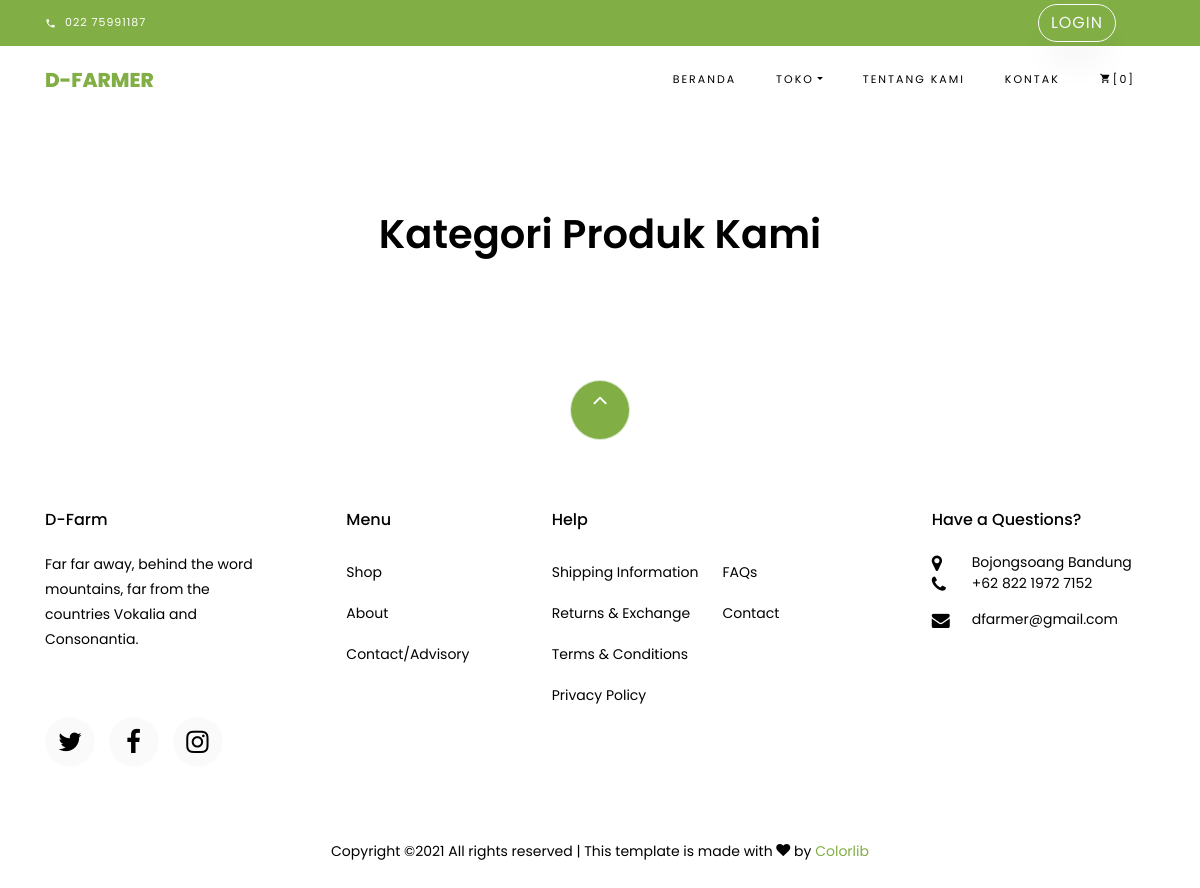
The page /index.php/shop/Category on the database as committed earlier.
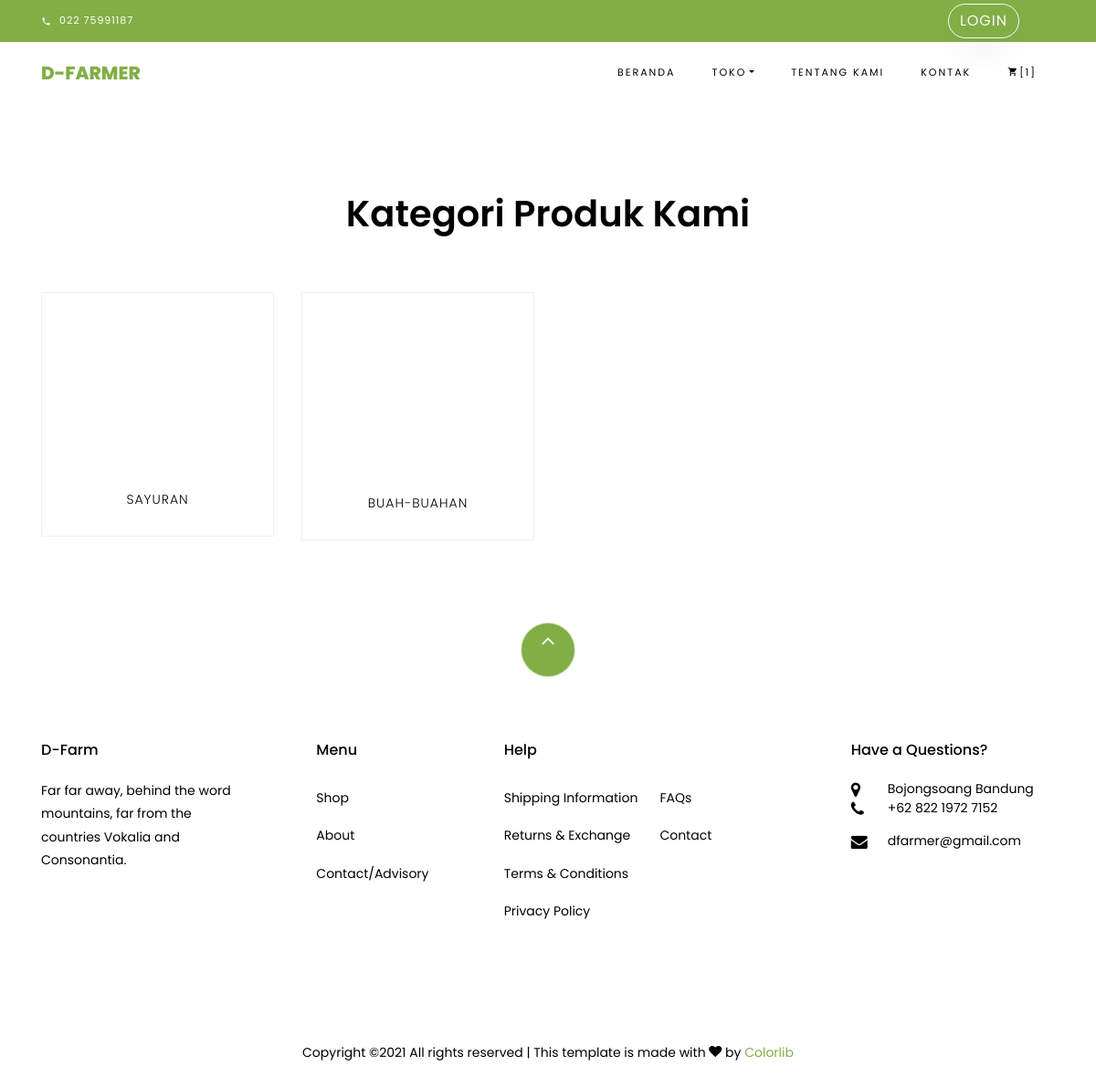
The same page on the database as committed later.
### tables this page shows
CREATE TABLE `kategori` (
  `id_kategori` int(11) NOT NULL,
  `kategori` varchar(255) NOT NULL,
  `gambar_kategori` varchar(255) NOT NULL
);

### application/controllers/Shop.php (called while the page is built, shortened)
<?php
class Shop extends CI_Controller {
	function __construct(){
		$this->load->model('M_All');
	}
	public function Category()
	{
		$data['category'] = $this->M_All->get('kategori')->result();
		$this->load->view('template/header');
		$this->load->view('shop/category', $data);
		$this->load->view('template/footer');
	}
}

### index.php (called while the page is built, shortened)
<?php
require_once BASEPATH.'core/CodeIgniter.php';

### application/models/M_All.php (called while the page is built, shortened)
<?php
class M_All extends CI_Model{
    public function get($table)
    {
        return $this->db->get($table);
    }
    function count($where)
    {
        return $this->db->count_all_results($where);
    }
}

### application/views/shop/category.php (the view, shortened to what the changed rows need)
<section class="ftco-section">
    <div class="container">
            <div class="row justify-content-center mb-3 pb-3">
      <div class="col-md-12 heading-section text-center ftco-animate">
        <h2 class="mb-4">Kategori Produk Kami</h2>
      </div>
    </div>
    </div>
    <div class="container">
        <div class="row">
            <?php foreach ($category as $b) {
                ?>
            <div class="col-md-6 col-lg-3 ftco-animate">
                <div class="product">
                    <a href="<?= base_url()?>index.php/shop/isiKategori/<?= $b->id_kategori?>" class="img-prod"><img class="img-fluid" src="<?= base_url('assets/images/').$b->gambar_kategori; ?>" alt="Colorlib Template">
                    </a>
                    <div class="text py-3 pb-4 px-3 text-center">
                        <h3><a href="<?= base_url()?>index.php/shop/isiKategori/<?= $b->id_kategori?>"><?= $b->kategori;?></a></h3>
                    </div>
                </div>
            </div>
            <?php
        } ?>
        </div>
    </div>
</section>

### application/views/template/header.php (shortened to what the changed rows need)
<!DOCTYPE html>
<html lang="en">
  <head>
    <link rel="stylesheet" href="<?php echo base_url()?>assets/css/open-iconic-bootstrap.min.css">
    <link rel="stylesheet" href="<?php echo base_url()?>assets/css/animate.css">
    <link rel="stylesheet" href="<?php echo base_url()?>assets/css/owl.carousel.min.css">
    <link rel="stylesheet" href="<?php echo base_url()?>assets/css/owl.theme.default.min.css">
    <link rel="stylesheet" href="<?php echo base_url()?>assets/css/magnific-popup.css">
    <link rel="stylesheet" href="<?php echo base_url()?>assets/css/aos.css">
    <link rel="stylesheet" href="<?php echo base_url()?>assets/css/ionicons.min.css">
    <link rel="stylesheet" href="<?php echo base_url()?>assets/css/bootstrap-datepicker.css">
    <link rel="stylesheet" href="<?php echo base_url()?>assets/css/jquery.timepicker.css">
    <link rel="stylesheet" href="<?php echo base_url()?>assets/css/flaticon.css">
    <link rel="stylesheet" href="<?php echo base_url()?>assets/css/icomoon.css">
    <link rel="stylesheet" href="<?php echo base_url()?>assets/css/style.css">
  </head>
  <body class="goto-here">
    <nav class="navbar navbar-expand-lg navbar-dark ftco_navbar bg-dark ftco-navbar-light" id="ftco-navbar">
	    <div class="container">
	      <div class="collapse navbar-collapse" id="ftco-nav">
	        <ul class="navbar-nav ml-auto">
	          <li class="nav-item cta cta-colored"><a href="<?= base_url()?>index.php/shop/cart" class="nav-link"><span class="icon-shopping_cart"></span>[<?= $this->M_All->count('cart')?>]</a></li>
            </ul>
	      </div>
	    </div>
	  </nav>

### application/views/template/footer.php (shortened to what the changed rows need)
<footer class="ftco-footer ftco-section">
      <div class="container">
        <div class="row mb-5">
          <div class="col-md">
            <div class="ftco-footer-widget mb-4">
              <h2 class="ftco-heading-2">D-Farm</h2>
              <ul class="ftco-footer-social list-unstyled float-md-left float-lft mt-5">
                <li class="ftco-animate"><a href="#"><span class="icon-twitter"></span></a></li>
                <li class="ftco-animate"><a href="#"><span class="icon-facebook"></span></a></li>
                <li class="ftco-animate"><a href="#"><span class="icon-instagram"></span></a></li>
              </ul>
            </div>
          </div>
          <div class="col-md">
            <div class="ftco-footer-widget mb-4 ml-md-5">
              <h2 class="ftco-heading-2">Menu</h2>
            </div>
          </div>
          <div class="col-md-4">
             <div class="ftco-footer-widget mb-4">
              <h2 class="ftco-heading-2">Help</h2>
            </div>
          </div>
          <div class="col-md">
            <div class="ftco-footer-widget mb-4">
            	<h2 class="ftco-heading-2">Have a Questions?</h2>
            </div>
          </div>
        </div>
      </div>
    </footer>

Rows that differ between the two databases and show on the page:
added kategori: kategori "SAYURAN"
added kategori: kategori "BUAH-BUAHAN"
Other text that changed with them:
$this->M_All->count('cart'): "0" → "1"
